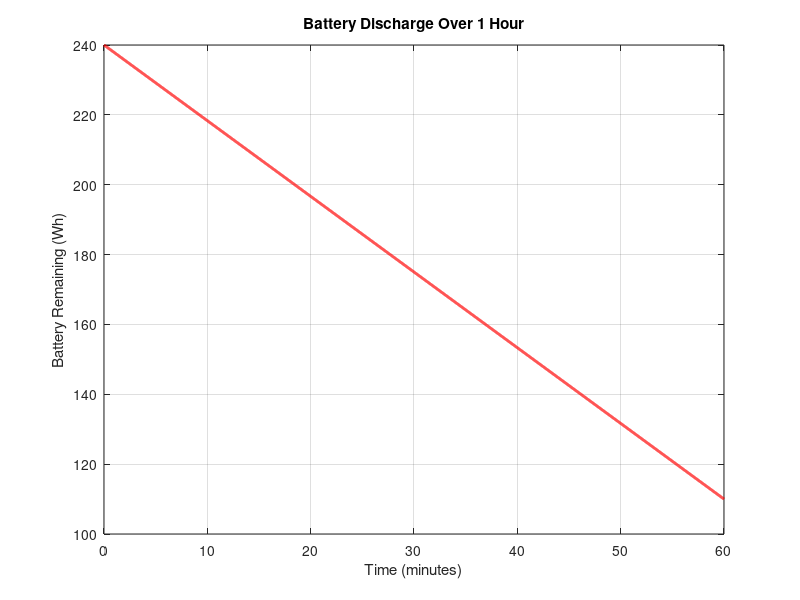

Here is the MATLAB script that generated this plot:
t = 0:1:3600; % 1-hour simulation
motor_power = 120; % Total motor power (W)
control_power = 10; % Control system power (W)

total_power = motor_power + control_power; % Total power draw
battery_capacity = 240; % Wh

energy_used = total_power * (t / 3600); % Energy consumption over time
battery_remaining = battery_capacity - energy_used;

% Plot battery discharge over time
figure;
plot(t/60, battery_remaining, 'r', 'LineWidth', 2);
xlabel('Time (minutes)');
ylabel('Battery Remaining (Wh)');
title('Battery Discharge Over 1 Hour');
grid on;
